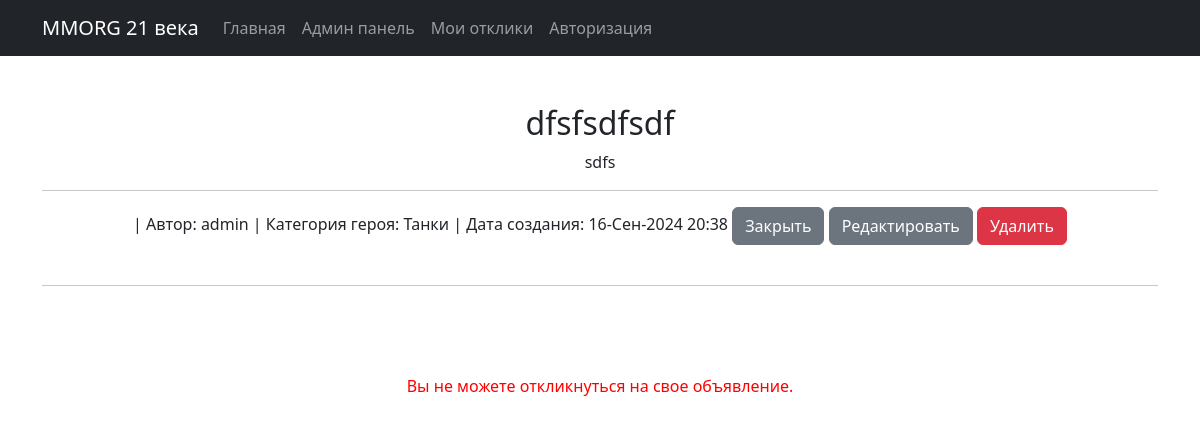
The page /5 (signed in) on the database as committed earlier.
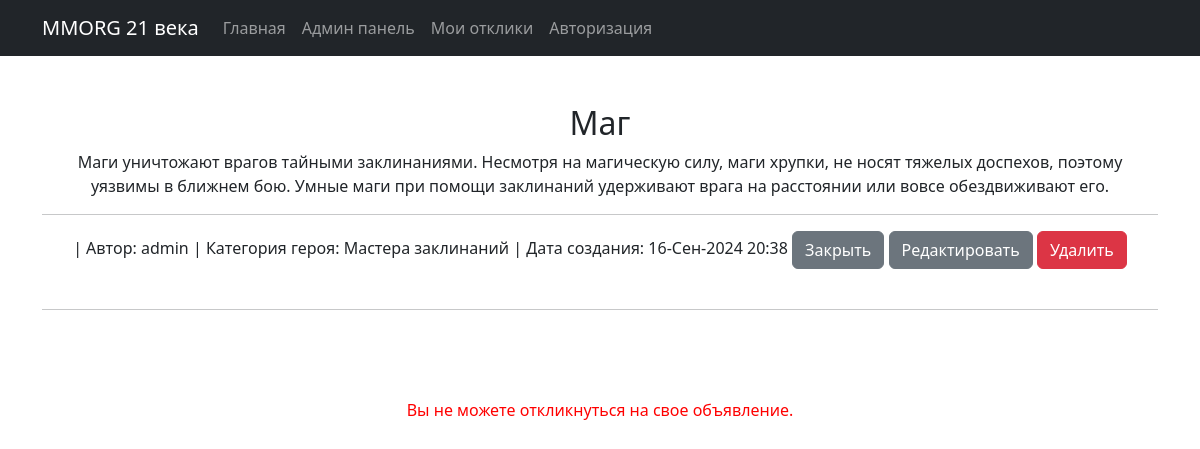
The same page on the database as committed later.
### board/models.py (models this page shows, shortened)
class Message(models.Model):
    author = models.ForeignKey(
        User,
        related_name='message_owner',
        on_delete=models.CASCADE,
        verbose_name="Создатель героя")
    date_create = models.DateTimeField(auto_now_add=True)
    title = models.CharField(verbose_name='Заголовок', max_length=200)
    content = models.TextField(blank=True, null=True)
    message_media = models.FileField(verbose_name='Добавление медиафайлов',
                                     upload_to='media/', blank=True, null=True)
    def __init__(self, *args, **kwargs):
        super().__init__(*args, **kwargs)
    tanks = 'TN'
    hills = 'HL'
    dd = 'DD'
    merchants = 'MR'
    gild_masters = 'GM'
    quest_givers = 'QG'
    blacksmiths = 'BS'
    potions_brewers = 'PB'
    spell_masters = 'SM'
    CATEGORIES = [
        (tanks, 'Танки'),
        (hills, 'Хилы'),
        (dd, 'ДД'),
        (merchants, 'Торговцы'),
        (gild_masters, 'Гилдмастеры'),
        (quest_givers, 'Квестгиверы'),
        (blacksmiths, 'Кузнецы'),
        (potions_brewers, 'Зельевары'),
        (spell_masters, 'Мастера заклинаний'),
    ]
    category = models.CharField(verbose_name='Категория',
                                max_length=2,
                                choices=CATEGORIES, default=tanks)

### board/views.py (the view)
# urls.py: path('<int:pk>', MessageDetail.as_view(), name='message_detail'),
class MessageDetail(DetailView):
    model = Message
    template_name = 'message.html'
    context_object_name = 'message'
    def get_context_data(self, **kwargs):
        context = super().get_context_data(**kwargs)
        mes_id = self.kwargs.get('pk')
        context['respond'] = "Откликнулся" if UserResponse.objects.filter(
            author=self.request.user,
            id=mes_id) else "Мое_объявление" \
            if self.request.user == self.get_object().author else None
        return context

### templates/message.html (shortened to what this page needs)
{% extends 'flatpages/default.html' %}
{% block content %}
    <br><br>
        <h2>{{ message.title }}</h2>
        <span>{{ message.content }}<br></span>
<hr>
    <span>| Автор: {{ message.author }}</span>
    <span>| Категория героя: {{ message.get_category_display }}</span>
    <span>| Дата создания: {{ message.date_create|date:'d-M-Y H:i' }}</span>
    <a class="btn btn-secondary" href="{% url 'index' %}" role="button">Закрыть</a>
    <a class="btn btn-secondary" href="{% url 'message_edit' message.id %}" role="button">Редактировать</a>
    <a class="btn btn-danger" href="{% url 'message_delete' message.id %}" role="button">Удалить</a>
    <br><br>
<hr>
<br>
    {% if user.is_authenticated %}
    <br><br>
        {% if respond == "Откликнулся" %}
            <span style="color:red">Вы откликнулись на это объявление.</span><br>
            <a href="{% url 'responses' %}">Посмотреть свои отклики</a>
        {% elif respond == "Мое_объявление" %}
            <span style="color:red">Вы не можете откликнуться на свое объявление.</span><br>
        {% else %}
            <a class="btn btn-secondary" href="{% url 'respond' message.id %}" role="button">Откликнуться</a>
        {% endif %}
    {% endif %}
    <br><br>
{% endblock content %}

Rows that differ between the two databases and show on the page:
changed Message "admin": title "dfsfsdfsdf" → "Маг"; content "sdfs" → "Маги уничтожают врагов тайными заклинаниями. Несмотря на магическую силу, маги хрупки, не носят тяжелых доспехов, поэтому уязвимы в ближнем бою. Умные маги при помощи заклинаний удерживают врага на расстоянии или вовсе обездвиживают его."; category "Танки" → "Мастера заклинаний"
